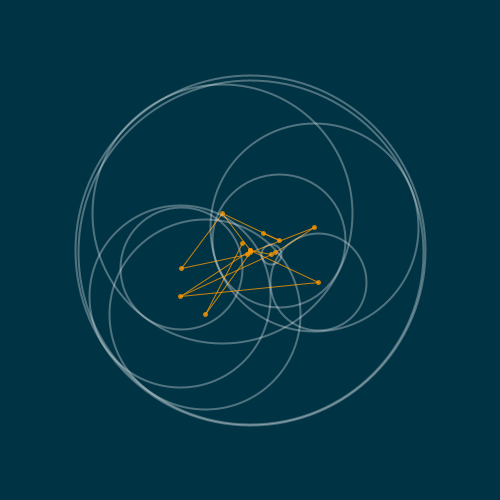
Frame 1 (no input)
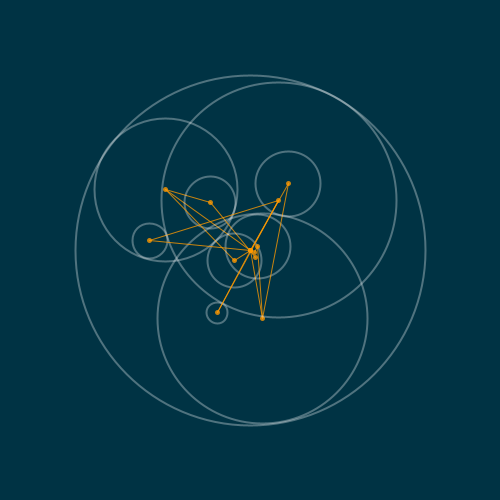
Frame 60 (the mouse pressed at the canvas centre just before this capture)
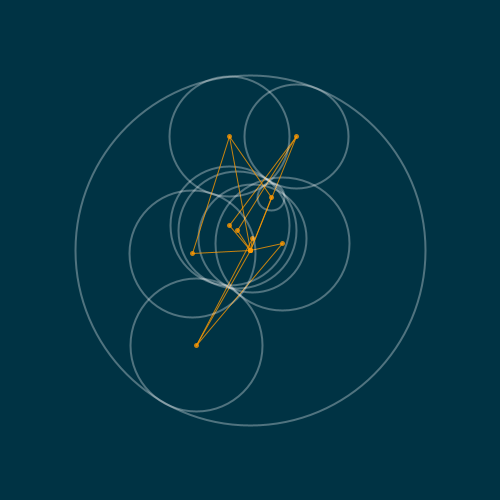
Frame 120 (the mouse held since frame 60 and released just before this capture)

The Processing sketch that drew these frames (run headless with seeded random() and noise(); from frame 60 on, the mouse is pressed at the canvas centre):

// Processing sketch: day_13
// ── day_13.pde
// (c) 2021 Joseph HENRY
// This code is licensed under MIT license (see LICENSE for details)

/**
 * Helper function to get a random point inside a circle
 */
PVector pickRandomPointInCircle(float x, float y, float diameter) {
  float randomAngle = random(TWO_PI);
  float randomRadius = random(0, diameter / 2);
  return new PVector(cos(randomAngle) * randomRadius, sin(randomAngle) * randomRadius);
}

/**
 * Recursive function that draws nested circles
 * no repetitions here since the function draws itself
 */
void recursiveCircles(float x, float y, float diameter, int depth) {
  // End condition
  if (depth == 0) return;
  
  stroke(255, 80);
  noFill();
  strokeWeight(2);
  circle(x, y, diameter);
  
  // Pick depth random points
  for (int i = 0; i < depth; i++) {
    PVector nextPoint = pickRandomPointInCircle(x, y, diameter);
    
    stroke(255, 153, 0, 200);
    strokeWeight(5);
    point(nextPoint.x, nextPoint.y);
    strokeWeight(1);
    line(x, y, nextPoint.x, nextPoint.y);
    
    // Compute next diameter in order to stay inside the previous circle
    float distanceFromCenter = dist(x, y, nextPoint.x, nextPoint.y);
    float nextDiameter = diameter - (2 * distanceFromCenter);
    
    // Recursive call
    recursiveCircles(nextPoint.x, nextPoint.y, nextDiameter, depth - 1);
  }
}

final int timeChange = 500;
int time = 0;

/**
 * Reset background and draw a new configuration
 */
void updateView() {
  background(#003344);
    
  translate(width / 2, height / 2);
  recursiveCircles(0, 0, 350, 3);
}

void setup() {
  size(500, 500);
  
  updateView();
}

void draw() {
  // Change the view when it's time
  if (millis() - time > timeChange) {
    updateView();
    // Reset time
    time = millis();
  }
}
